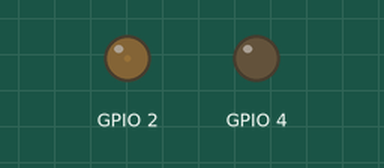
This sketch was run on a simulated ESP32. Parts: output pins drawn as LEDs (lit = HIGH).

Above: at 0.05 s.
At 1.85 s:
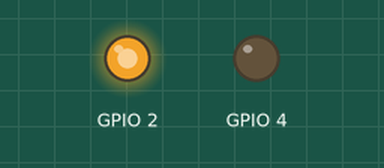
At 3.65 s:
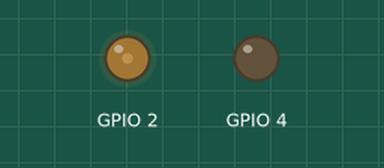
At 7.8 s:
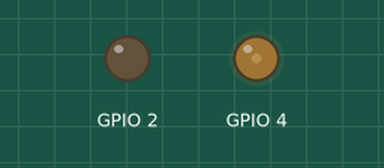
Timing chart, 0 to 10.7 s (numbered marks = the images above):
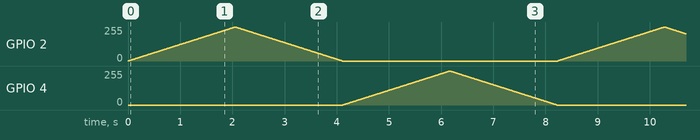

The sketch:

n2_ESP32_Fade.ino
```cpp
/*
 * Fading PWM on ESP32
 * Instructable on https://techtutorialsx.com/2017/06/15/esp32-arduino-led-pwm-fading/
 * analogWrite does not work for ESP32
 * Modified by Jan Fiess on 20180330
 */

int freq = 5000;
int ledChannel1 = 0;
int ledChannel2 = 1;
int resolution = 10;

void setup() {
  ledcSetup(ledChannel1, freq, resolution);
  ledcAttachPin(2, ledChannel1);

  ledcSetup(ledChannel2, freq, resolution);
  ledcAttachPin(4, ledChannel2);
}

void loop() {
  for (int fadeVal = 0; fadeVal <= 1023; fadeVal++){
    ledcWrite(ledChannel1, fadeVal);
    delay(2);
  }

  for (int fadeVal = 1023; fadeVal >= 0; fadeVal--){
    ledcWrite(ledChannel1, fadeVal);
    delay(2);
  }

  for (int fadeVal = 0; fadeVal <= 1023; fadeVal++){
    ledcWrite(ledChannel2, fadeVal);
    delay(2);
  }

  for (int fadeVal = 1023; fadeVal >= 0; fadeVal--){
    ledcWrite(ledChannel2, fadeVal);
    delay(2);
  }
}
```
